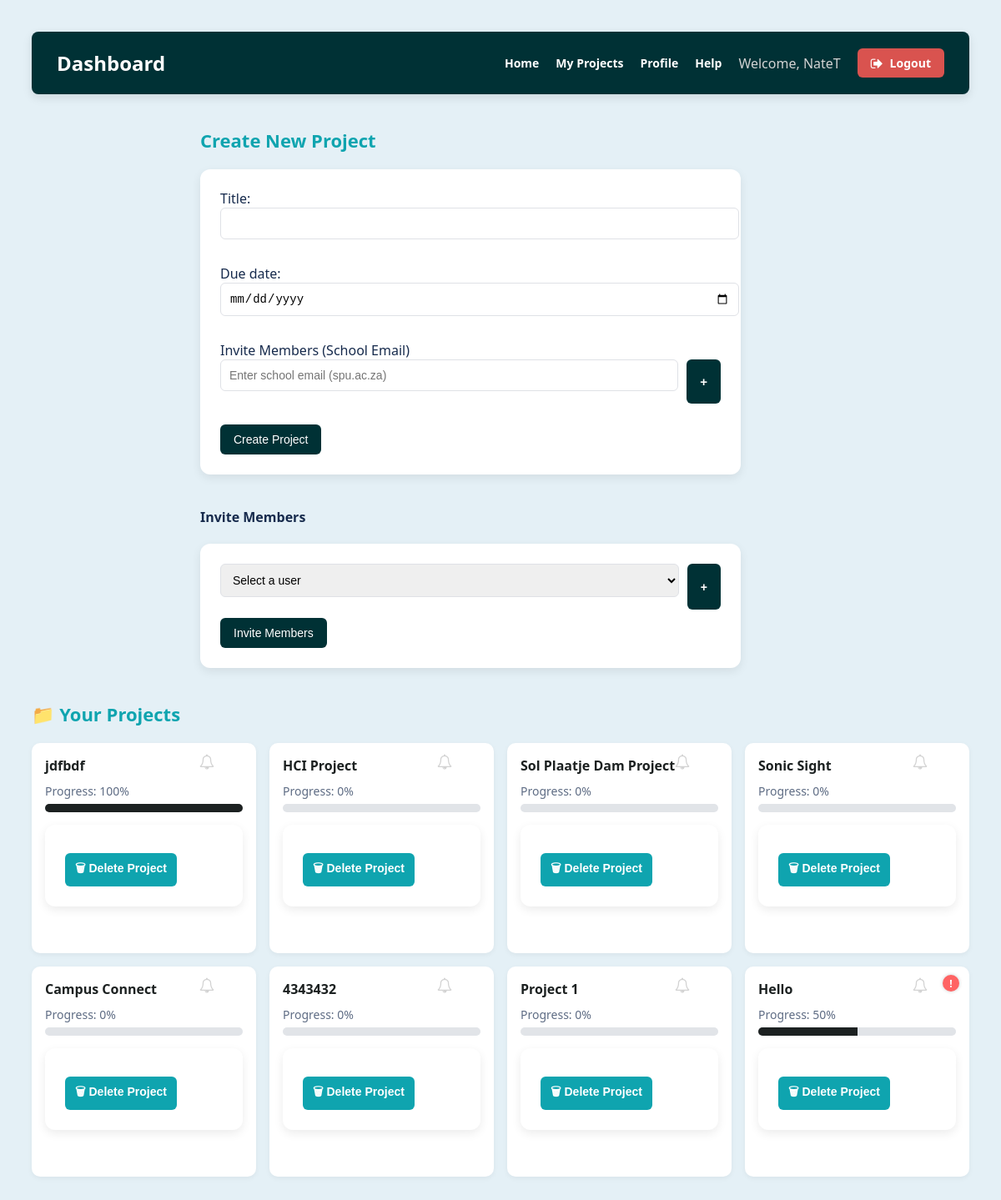
Page /dashboard/ (signed in) on the earlier database version.
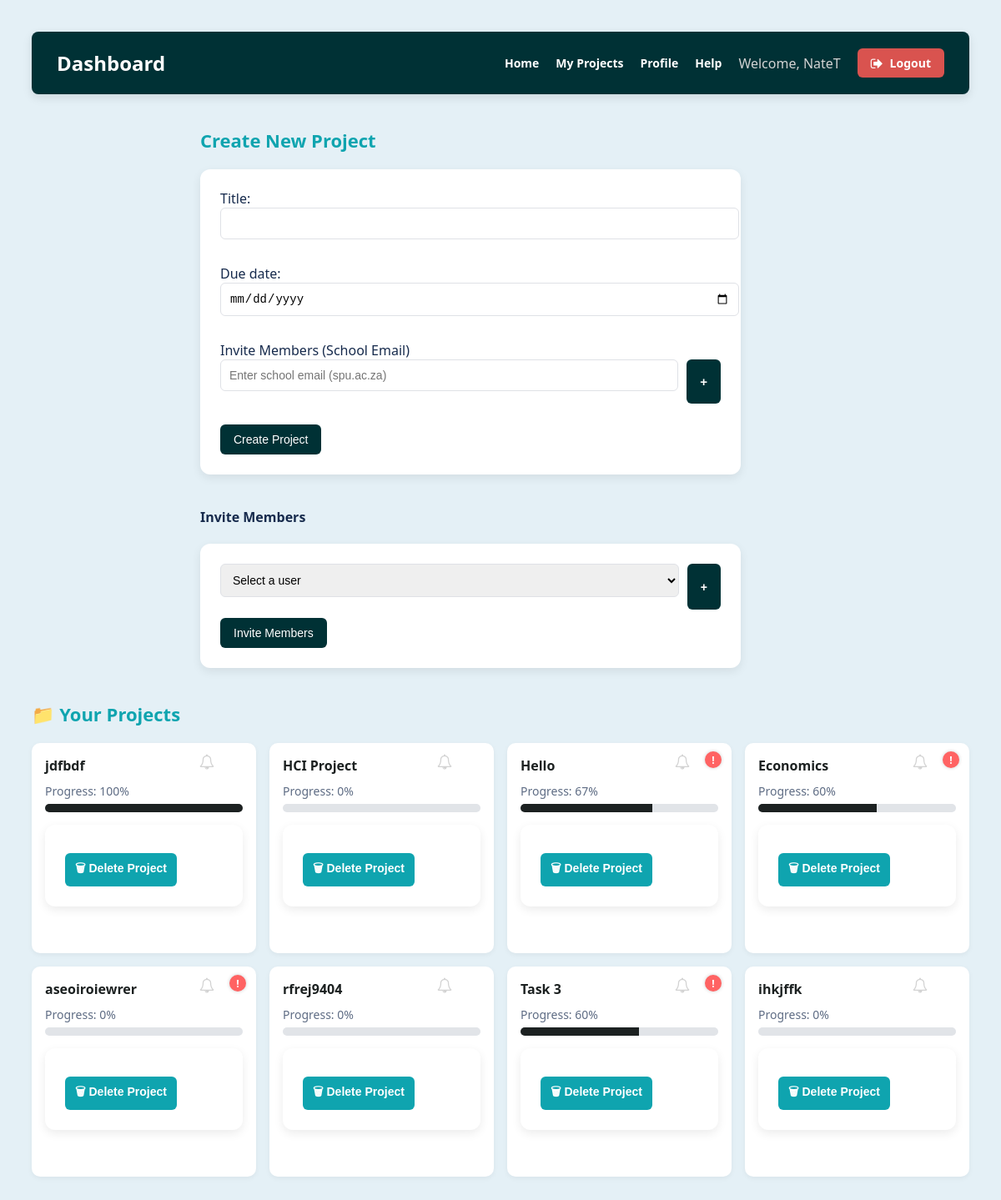
Same page on the later database version.
### projects/models.py (models this page shows, shortened)
class Project(models.Model):
    title = models.CharField(max_length=255)
    due_date = models.DateField()
    members = models.ManyToManyField(User)  # Many-to-Many relationship with User
    progress = models.FloatField(default=0)
    description = models.TextField(blank=True, null=True)
    @property
    def has_notification(self):
        if self.due_date < date.today():
            return True  # Notification for overdue project
        if self.task_set.filter(completed=False).exists():  # Check for incomplete tasks
            return True
        return False
    def calculate_progress(self):
        total_tasks = self.task_set.count()
        if total_tasks == 0:
            self.progress = 0
        else:
            completed_tasks = self.task_set.filter(completed=True).count()
            self.progress = (completed_tasks / total_tasks) * 100
        self.save()

### projects/views.py (the view)
# urls.py: path('dashboard/', views.dashboard, name='dashboard'),
@login_required
def dashboard(request):
    if request.method == 'POST':
        form = ProjectForm(request.POST)
        if form.is_valid():
            project = form.save(commit=False)
            project.save()
            members_data = request.POST.get('members_data', '[]')  # Get the JSON string of emails
            try:
                email_list = json.loads(members_data)  # Parse the JSON string into a Python list
                for email in email_list:
                    try:
                        user = User.objects.get(email=email)  # Find the user by email
                        project.members.add(user)  # Add the user to the project's members
                    except User.DoesNotExist:
                        continue  # Skip if the user does not exist
            except json.JSONDecodeError:
                pass  # Handle invalid JSON silently
            project.members.add(request.user)
            return redirect('dashboard')  # Refresh the page after saving
    else:
        form = ProjectForm()
    projects = Project.objects.filter(members=request.user)
    for project in projects:
        project.calculate_progress()
    all_users = User.objects.exclude(id=request.user.id)  # Exclude the current user
    return render(request, 'dashboard.html', {
        'projects': projects,
        'form': form,
        'all_users': all_users
    })

### projects/forms.py
class ProjectForm(forms.ModelForm):
    class Meta:
        model = Project
        fields = ['title', 'due_date']  # Removed 'members' field
        widgets = {
            'due_date': forms.DateInput(attrs={'type': 'date'}),  # This will render a date picker for the due date
        }

### templates/dashboard.html (shortened to what this page needs)
<!DOCTYPE html>
<html lang="en">
<head>
  <link href="https://cdnjs.cloudflare.com/ajax/libs/font-awesome/4.7.0/css/font-awesome.min.css" rel="stylesheet">
  {% load widget_tweaks %}
</head>
<body>
<header class="dashboard-header">
  <h1>Dashboard</h1>
  <div class="header-actions">
    <a href="#" class="nav-link">Home</a>
    <a href="#" class="nav-link">My Projects</a>
    <a href="#" class="nav-link" id="profile-link">Profile</a>
    <a href="#" class="nav-link">Help</a>
    <span>Welcome, {{ request.user.username }}</span>
    <a href="{% url 'logout' %}" class="logout-btn">
      <i class="fa fa-sign-out"></i> Logout
    </a>
  </div>
</header>
  <div class="center">
    <h3>Create New Project</h3>
    <form method="post" id="project-form">
      <div style="margin-bottom: 15px;">
        {{ form.title.label_tag }}
        {{ form.title }}
      </div>
      <div style="margin-bottom: 15px;">
        {{ form.due_date.label_tag }}
        {{ form.due_date|add_class:"date-input" }}
      </div>
      <div style="margin-bottom: 15px;">
        <label>Invite Members (School Email)</label>
        <div class="member-input-group">
          <input type="email" id="member-email" placeholder="Enter school email (spu.ac.za)">
          <button type="button" id="add-member" title="Add Member" style="color: black; font-weight: bold; color: #fff; font-size: 15px;">+</button>
        </div>
      </div>
      <button type="submit" id="submit-btn">Create Project</button>
    </form>
    <div class="form-section">
      <h4>Invite Members</h4>
      <form method="post" id="invite-member-form">
        <div class="member-input-group">
          <select id="member-email" class="email">
            <option value="" disabled selected>Select a user</option>
          </select>
          <button type="button" id="add-member" title="Add Member" style="color: white; font-weight: bold;">+</button>
        </div>
        <button type="submit" name="invite_member_submit" class="task-btn">Invite Members</button>
      </form>
    </div>
  </div>
  <h3>📁 Your Projects</h3>
  <div class="project-grid">
    {% for project in projects %}
      <div class="project-card">
        <div class="notification-bell">
          <i class="fa fa-bell-o"></i>
        </div>
        {% if project.has_notification %}
        <div class="notification-badge">!</div>
        {% endif %}
        <a href="{% url 'project_detail' project.id %}" style="color: #1c2121;">{{ project.title }}</a>
        <div class="project-progress-container">
          <div class="project-progress-label">Progress: {{ project.progress|floatformat:0 }}%</div>
          <div class="project-progress-bar">
            <div class="project-progress-fill" style="width: {{ project.progress }}%;"></div>
          </div>
        </div>
        <form method="post" class="delete-project-form" data-project-id="{{ project.id }}">
          <button type="button" class="delete-project-btn" onclick="deleteProject(this)">
            🗑 Delete Project
          </button>
        </form>
      </div>
    {% empty %}
      <div class="project-card">
        No projects yet. Start by creating one!
      </div>
    {% endfor %}
  </div>
</body>
</html>

### templates/dashboard.html (style rules this page uses)
body { font-family: 'Segoe UI', sans-serif; background-color: #e4f0f6; padding: 30px; color: #172b4d; }
h2, h3 { font-weight: 600; }
h3 { font-size: 22px; margin-top: 40px; margin-bottom: 20px; color: #0FA4AF; }
form { background: #ffffff; padding: 24px; border-radius: 12px; box-shadow: 0 4px 12px rgba(0,0,0,0.08); max-width: 600px; margin-bottom: 40px; }
input, select, textarea { padding: 10px; border-radius: 6px; border: 1px solid #dfe1e6; width: 100%; margin-bottom: 15px; font-size: 14px; }
button { background-color: #003135; color: white; border: none; padding: 10px 16px; border-radius: 6px; font-size: 14px; font-weight: 500; cursor: pointer; transition: background-color 0.2s ease; }
.member-input-group { display: flex; gap: 10px; margin-bottom: 10px; }
.member-input-group input { flex-grow: 1; }
.project-grid { display: grid; grid-template-columns: repeat(auto-fit, minmax(260px, 1fr)); gap: 16px; }
.project-card { position: relative; background-color: #ffffff; padding: 16px; border-radius: 10px; box-shadow: 0 2px 6px rgba(0,0,0,0.05); transition: transform 0.2s ease, box-shadow 0.2s ease; }
.project-card a { text-decoration: none; color: #0FA4AF; font-weight: 600; font-size: 16px; }
.project-progress-container { margin-top: 10px; }
.project-progress-label { font-size: 14px; color: #5e6c84; margin-bottom: 6px; }
.project-progress-bar { background-color: #e1e4e8; height: 10px; border-radius: 6px; overflow: hidden; margin-bottom: 15px; }
.project-progress-fill { height: 100%; background-color: #1c2121; transition: width 0.4s ease; }
.notification-badge { position: absolute; top: 10px; right: 12px; background-color: #FF6363; color: white; border-radius: 50%; font-size: 12px; width: 20px; height: 20px; display: flex; align-items: center; justify-content: center; font-weight: bold; box-shadow: 0 0 4px rgba(0, 0, 0, 0.2); z-index: 2; }
.delete-project-btn { background-color: #0FA4AF; color: white; border: none; padding: 8px 12px; border-radius: 6px; font-size: 14px; font-weight: bold; cursor: pointer; transition: background-color 0.3s ease; margin-top: 10px; }
.center { max-width: 720px; margin: auto; }
.notification-bell { position: absolute; top: 10px; right: 50px; font-size: 18px; color: #d3d3d3; cursor: pointer; transition: color 0.3s ease; }
.dashboard-header { display: flex; justify-content: space-between; align-items: center; background-color: #003135; color: white; padding: 20px 30px; border-radius: 8px; margin-bottom: 30px; box-shadow: 0 4px 12px rgba(0, 0, 0, 0.1); }
.dashboard-header h1 { font-size: 24px; font-weight: bold; margin: 0; }
.header-actions { display: flex; align-items: center; gap: 20px; }
.header-actions span { font-size: 16px; color: #d3d3d3; }
.logout-btn { display: flex; align-items: center; gap: 8px; background-color: #d9534f; color: white; text-decoration: none; padding: 8px 16px; border-radius: 6px; font-size: 14px; font-weight: bold; transition: background-color 0.3s ease; }
.logout-btn i { font-size: 16px; }
.nav-link { color: white; text-decoration: none; font-size: 14px; font-weight: bold; transition: color 0.3s ease; }

Differences in the rows shown:
removed Project: title "Sol Plaatje Dam Project", progress "0"
removed Project: title "Sonic Sight", progress "0"
removed Project: title "Campus Connect", progress "0"
removed Project: title "4343432", progress "0"
removed Project: title "Project 1", progress "0"
changed Project "Hello": progress "50" → "67"
added Project: title "Economics", progress "60"
added Project: title "aseoiroiewrer", progress "0"
added Project: title "rfrej9404", progress "0"
added Project: title "Task 3", progress "60"
added Project: title "ihkjffk", progress "0"
